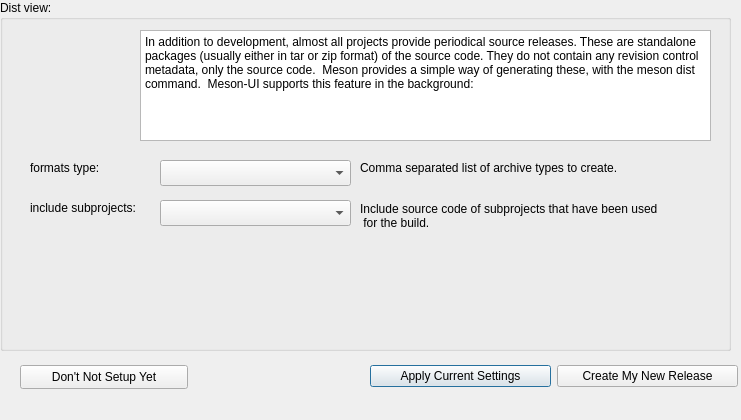
<?xml version="1.0" encoding="UTF-8"?>
<ui version="4.0">
 <class>Activity_Dist_Dialog</class>
 <widget class="QDialog" name="Activity_Dist_Dialog">
  <property name="geometry">
   <rect>
    <x>0</x>
    <y>0</y>
    <width>741</width>
    <height>420</height>
   </rect>
  </property>
  <property name="windowTitle">
   <string>Dist</string>
  </property>
  <property name="styleSheet">
   <string notr="true"/>
  </property>
  <widget class="QGroupBox" name="groupBox">
   <property name="geometry">
    <rect>
     <x>0</x>
     <y>0</y>
     <width>731</width>
     <height>351</height>
    </rect>
   </property>
   <property name="styleSheet">
    <string/>
   </property>
   <property name="title">
    <string>Dist view:</string>
   </property>
   <widget class="QLabel" name="label_5">
    <property name="geometry">
     <rect>
      <x>20</x>
      <y>30</y>
      <width>81</width>
      <height>71</height>
     </rect>
    </property>
    <property name="autoFillBackground">
     <bool>false</bool>
    </property>
    <property name="styleSheet">
     <string/>
    </property>
    <property name="text">
     <string/>
    </property>
    <property name="pixmap">
     <pixmap resource="../resource.qrc">:/icon/mesonui-icon/meson_modern.png</pixmap>
    </property>
    <property name="scaledContents">
     <bool>true</bool>
    </property>
   </widget>
   <widget class="QLabel" name="label">
    <property name="geometry">
     <rect>
      <x>30</x>
      <y>160</y>
      <width>121</width>
      <height>16</height>
     </rect>
    </property>
    <property name="styleSheet">
     <string/>
    </property>
    <property name="text">
     <string>formats type:</string>
    </property>
   </widget>
   <widget class="QComboBox" name="combo_formats">
    <property name="geometry">
     <rect>
      <x>160</x>
      <y>160</y>
      <width>191</width>
      <height>26</height>
     </rect>
    </property>
    <property name="styleSheet">
     <string notr="true"/>
    </property>
   </widget>
   <widget class="QLabel" name="label_2">
    <property name="geometry">
     <rect>
      <x>30</x>
      <y>200</y>
      <width>121</width>
      <height>16</height>
     </rect>
    </property>
    <property name="styleSheet">
     <string/>
    </property>
    <property name="text">
     <string>include subprojects:</string>
    </property>
   </widget>
   <widget class="QComboBox" name="combo_include_subprojects">
    <property name="geometry">
     <rect>
      <x>160</x>
      <y>200</y>
      <width>191</width>
      <height>26</height>
     </rect>
    </property>
    <property name="styleSheet">
     <string notr="true"/>
    </property>
   </widget>
   <widget class="QLabel" name="label_3">
    <property name="geometry">
     <rect>
      <x>360</x>
      <y>160</y>
      <width>351</width>
      <height>16</height>
     </rect>
    </property>
    <property name="styleSheet">
     <string/>
    </property>
    <property name="text">
     <string>Comma separated list of archive types to create.</string>
    </property>
   </widget>
   <widget class="QLabel" name="label_4">
    <property name="geometry">
     <rect>
      <x>360</x>
      <y>200</y>
      <width>371</width>
      <height>31</height>
     </rect>
    </property>
    <property name="styleSheet">
     <string/>
    </property>
    <property name="text">
     <string>Include source code of subprojects that have been used
 for the build.</string>
    </property>
   </widget>
   <widget class="QPlainTextEdit" name="info">
    <property name="geometry">
     <rect>
      <x>140</x>
      <y>30</y>
      <width>571</width>
      <height>111</height>
     </rect>
    </property>
    <property name="styleSheet">
     <string notr="true"/>
    </property>
    <property name="readOnly">
     <bool>true</bool>
    </property>
    <property name="plainText">
     <string>In addition to development, almost all projects provide periodical source releases. These are standalone packages (usually either in tar or zip format) of the source code. They do not contain any revision control metadata, only the source code.  Meson provides a simple way of generating these, with the meson dist command.  Meson-UI supports this feature in the background:</string>
    </property>
   </widget>
  </widget>
  <widget class="QWidget" name="layoutWidget">
   <property name="geometry">
    <rect>
     <x>370</x>
     <y>360</y>
     <width>368</width>
     <height>32</height>
    </rect>
   </property>
   <property name="styleSheet">
    <string/>
   </property>
   <layout class="QHBoxLayout" name="horizontalLayout">
    <item>
     <widget class="QPushButton" name="control_push_do_update">
      <property name="styleSheet">
       <string notr="true"/>
      </property>
      <property name="text">
       <string>Apply Current Settings</string>
      </property>
     </widget>
    </item>
    <item>
     <widget class="QPushButton" name="control_push_do_dist">
      <property name="styleSheet">
       <string notr="true"/>
      </property>
      <property name="text">
       <string>Create My New Release</string>
      </property>
     </widget>
    </item>
   </layout>
  </widget>
  <widget class="QPushButton" name="control_push_no_dist">
   <property name="geometry">
    <rect>
     <x>20</x>
     <y>365</y>
     <width>168</width>
     <height>24</height>
    </rect>
   </property>
   <property name="styleSheet">
    <string notr="true"/>
   </property>
   <property name="text">
    <string>Don't Not Setup Yet</string>
   </property>
  </widget>
 </widget>
 <resources>
  <include location="../resource.qrc"/>
 </resources>
 <connections/>
</ui>
